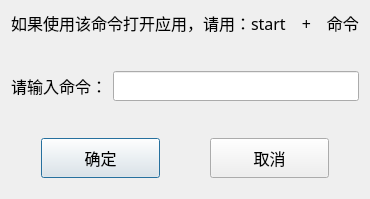
<?xml version="1.0" encoding="UTF-8"?>
<ui version="4.0">
 <class>FreeControl</class>
 <widget class="QDialog" name="FreeControl">
  <property name="geometry">
   <rect>
    <x>0</x>
    <y>0</y>
    <width>369</width>
    <height>199</height>
   </rect>
  </property>
  <property name="font">
   <font>
    <family>微软雅黑</family>
    <pointsize>10</pointsize>
   </font>
  </property>
  <property name="windowTitle">
   <string>Dialog</string>
  </property>
  <layout class="QVBoxLayout" name="verticalLayout" stretch="2,3,3,3">
   <item>
    <widget class="QLabel" name="label_2">
     <property name="font">
      <font>
       <pointsize>12</pointsize>
      </font>
     </property>
     <property name="text">
      <string>如果使用该命令打开应用，请用：start　+　命令</string>
     </property>
    </widget>
   </item>
   <item>
    <layout class="QHBoxLayout" name="horizontalLayout_2">
     <property name="topMargin">
      <number>30</number>
     </property>
     <property name="bottomMargin">
      <number>10</number>
     </property>
     <item>
      <widget class="QLabel" name="label">
       <property name="font">
        <font>
         <family>微软雅黑</family>
         <pointsize>12</pointsize>
        </font>
       </property>
       <property name="text">
        <string>请输入命令：</string>
       </property>
      </widget>
     </item>
     <item>
      <widget class="QLineEdit" name="lineEdit">
       <property name="minimumSize">
        <size>
         <width>0</width>
         <height>30</height>
        </size>
       </property>
      </widget>
     </item>
    </layout>
   </item>
   <item>
    <spacer name="verticalSpacer">
     <property name="orientation">
      <enum>Qt::Vertical</enum>
     </property>
     <property name="sizeHint" stdset="0">
      <size>
       <width>2</width>
       <height>40</height>
      </size>
     </property>
    </spacer>
   </item>
   <item>
    <layout class="QHBoxLayout" name="horizontalLayout">
     <property name="spacing">
      <number>50</number>
     </property>
     <property name="leftMargin">
      <number>30</number>
     </property>
     <property name="rightMargin">
      <number>30</number>
     </property>
     <property name="bottomMargin">
      <number>10</number>
     </property>
     <item>
      <widget class="QPushButton" name="pushButton">
       <property name="minimumSize">
        <size>
         <width>0</width>
         <height>40</height>
        </size>
       </property>
       <property name="font">
        <font>
         <pointsize>12</pointsize>
        </font>
       </property>
       <property name="text">
        <string>确定</string>
       </property>
      </widget>
     </item>
     <item>
      <widget class="QPushButton" name="pushButton_2">
       <property name="minimumSize">
        <size>
         <width>0</width>
         <height>40</height>
        </size>
       </property>
       <property name="font">
        <font>
         <pointsize>12</pointsize>
        </font>
       </property>
       <property name="text">
        <string>取消</string>
       </property>
      </widget>
     </item>
    </layout>
   </item>
  </layout>
  <zorder>verticalSpacer</zorder>
  <zorder>label_2</zorder>
 </widget>
 <resources/>
 <connections/>
</ui>
